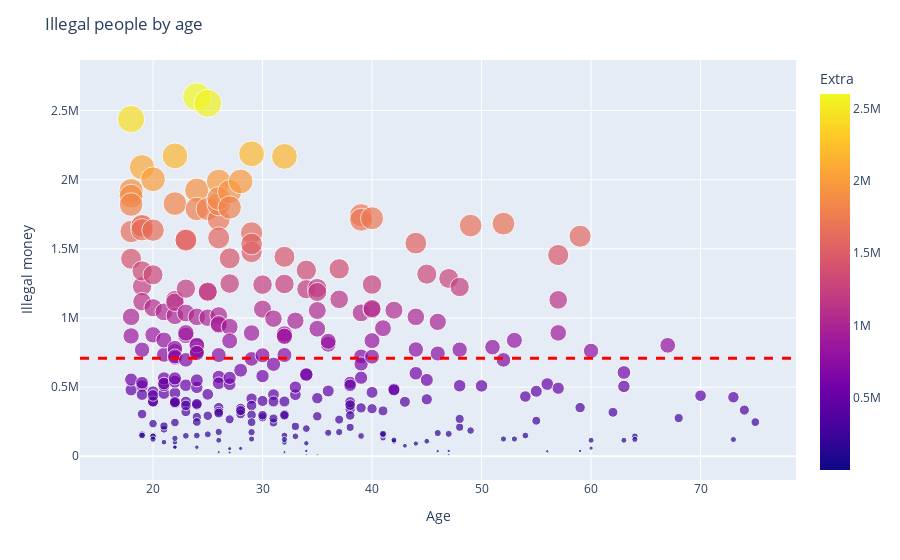

Notebook source saved alongside this figure:
### Markdown cell above
Plot: Illegal by age

### Code cell
fig = px.scatter(df_illegal_people,x="Age",y="Extra",size="Extra",color="Extra")
fig.update_layout(
title="Illegal people by age",
xaxis_title="Age",
yaxis_title="Illegal money",
)
fig.add_hline(y=avg_illegal_money, line_width=3, line_dash="dash", line_color="red")
fig.show()

### Figure 1 — Plotly figure (JSON) as saved in the notebook; plotly's stock layout.template omitted (floating-point values rounded to 4 significant figures; data arrays with more than 128 entries replaced by an {"elided": "..."} marker saying what was removed)
{"data": [{"hovertemplate": "Age=%{x}<br>Extra=%{marker.color}<extra></extra>", "legendgroup": "", "marker": {"color": {"elided": "302 int values"}, "coloraxis": "coloraxis", "size": {"elided": "302 int values"}, "sizemode": "area", "sizeref": 6498.0, "symbol": "circle"}, "mode": "markers", "name": "", "orientation": "v", "showlegend": false, "type": "scatter", "x": {"elided": "302 int values"}, "xaxis": "x", "y": {"elided": "302 int values"}, "yaxis": "y"}], "layout": {"coloraxis": {"colorbar": {"title": {"text": "Extra"}}, "colorscale": [[0, "#0d0887"], [0.1111, "#46039f"], [0.2222, "#7201a8"], [0.3333, "#9c179e"], [0.4444, "#bd3786"], [0.5556, "#d8576b"], [0.6667, "#ed7953"], [0.7778, "#fb9f3a"], [0.8889, "#fdca26"], [1, "#f0f921"]]}, "legend": {"itemsizing": "constant", "tracegroupgap": 0}, "margin": {"t": 60}, "shapes": [{"line": {"color": "red", "dash": "dash", "width": 3}, "type": "line", "x0": 0, "x1": 1, "xref": "x domain", "y0": 708400.0, "y1": 708400.0, "yref": "y"}], "title": {"text": "Illegal people by age"}, "xaxis": {"anchor": "y", "domain": [0, 1], "title": {"text": "Age"}}, "yaxis": {"anchor": "x", "domain": [0, 1], "title": {"text": "Illegal money"}}}}
